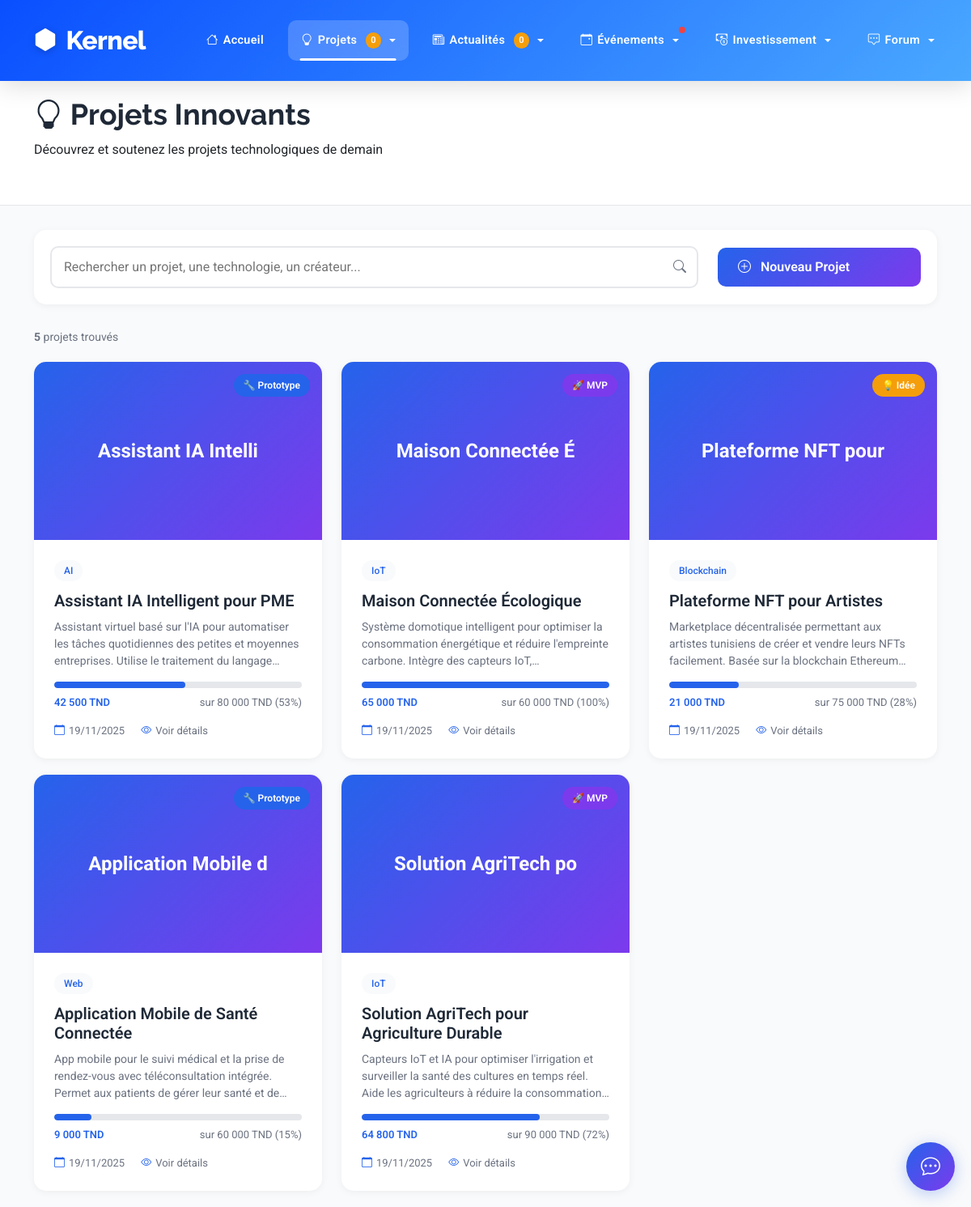
/view/FrontOffice/listeprojet.php, run on the app's committed database.
### tables this page shows
CREATE TABLE `projet` (
  `id` int(11) NOT NULL,
  `titre` varchar(200) DEFAULT NULL,
  `description` text DEFAULT NULL,
  `budget_requis` decimal(10,2) DEFAULT NULL,
  `budget_actuel` decimal(10,2) DEFAULT NULL,
  `statut` enum('idee','prototype','mvp','production') DEFAULT 'idee',
  `date_creation` datetime DEFAULT NULL,
  `user_id` int(11) DEFAULT NULL
);

CREATE TABLE `categorie` (
  `id` int(11) NOT NULL,
  `nom` varchar(100) DEFAULT NULL,
  `icon` varchar(50) DEFAULT NULL,
  `description` text DEFAULT NULL
);

### controller/projetcontroller.php (called while the page is built, shortened)
<?php
class ProjetController {
    public function listProjets() {
        $sql = "SELECT p.*,
                (SELECT COUNT(*) FROM projet_categorie pc WHERE pc.projet_id = p.id) as nb_categories
                FROM projet p
                ORDER BY p.date_creation DESC";
        $db = config::getConnexion();
        try {
            $list = $db->query($sql);
            return $list->fetchAll();
        } catch (Exception $e) {
            die('Error:' . $e->getMessage());
        }
    }
    public function getProjetCategories($projet_id) {
        $sql = "SELECT c.* FROM categorie c
                INNER JOIN projet_categorie pc ON c.id = pc.categorie_id
                WHERE pc.projet_id = :projet_id";
        $db = config::getConnexion();
        try {
            $query = $db->prepare($sql);
            $query->bindValue(':projet_id', $projet_id);
            $query->execute();
            return $query->fetchAll();
        } catch (Exception $e) {
            die('Error:' . $e->getMessage());
        }
    }
}
?>

### view/FrontOffice/listeprojet.php (the view, shortened to what this page needs)
<?php
include_once(__DIR__ . '/../../controller/projetcontroller.php');
include_once(__DIR__ . '/../components/main-navigation.php');
include_once(__DIR__ . '/../components/chatbot-widget.php');
$projetController = new ProjetController();
$projets = $projetController->listProjets();
function calculatePercentage($actuel, $requis) {
    return min(100, round(($actuel / $requis) * 100));
}
function getStatusBadge($statut) {
    $badges = [
        'idee' => ['text' => '💡 Idée', 'color' => '#F59E0B'],
        'prototype' => ['text' => '🔧 Prototype', 'color' => '#2563EB'],
        'mvp' => ['text' => '🚀 MVP', 'color' => '#7C3AED'],
        'production' => ['text' => '✓ Production', 'color' => '#10B981']
    ];
    return $badges[$statut] ?? ['text' => '⭐ Nouveau', 'color' => '#F59E0B'];
}
?>
<!DOCTYPE html>
<html lang="fr">
<head>
  <link href="https://cdnjs.cloudflare.com/ajax/libs/bootstrap/5.3.0/css/bootstrap.min.css" rel="stylesheet">
  <link href="https://cdnjs.cloudflare.com/ajax/libs/bootstrap-icons/1.10.0/font/bootstrap-icons.min.css" rel="stylesheet">
</head>
<body>
  <?php echo renderMainNavigation('projets'); ?>
  <?php echo renderChatbotWidget(); ?>
  <div class="page-header">
    <div class="container">
      <h1><i class="bi bi-lightbulb"></i> Projets Innovants</h1>
      <p>Découvrez et soutenez les projets technologiques de demain</p>
    </div>
  </div>
  <div class="container">
    <div class="search-bar">
      <div class="row align-items-center">
        <div class="col-lg-9 mb-3 mb-lg-0">
          <div class="search-input">
            <input type="text" placeholder="Rechercher un projet, une technologie, un créateur...">
            <i class="bi bi-search"></i>
          </div>
        </div>
        <div class="col-lg-3">
          <a href="ajoutprojet.php" class="btn-new-project w-100">
            <i class="bi bi-plus-circle me-2"></i> Nouveau Projet
          </a>
        </div>
      </div>
    </div>
    <div class="results-header">
      <div class="results-count">
        <strong><?php echo count($projets); ?></strong> projets trouvés
      </div>
    </div>
    <div class="row">
      <?php if (empty($projets)): ?>
        <div class="col-12">
          <div class="alert alert-info text-center">
            <i class="bi bi-info-circle me-2"></i>
            Aucun projet disponible pour le moment. <a href="ajoutprojet.php">Créez le premier projet !</a>
          </div>
        </div>
      <?php else: ?>
        <?php foreach ($projets as $projet):
          $percentage = calculatePercentage($projet['budget_actuel'], $projet['budget_requis']);
          $badge = getStatusBadge($projet['statut']);
          $projetCategories = $projetController->getProjetCategories($projet['id']);
          $categoryName = !empty($projetCategories) ? $projetCategories[0]['nom'] : 'Non catégorisé';
        ?>
          <div class="col-md-6 col-lg-4">
            <a href="detailsprojet.php?id=<?php echo $projet['id']; ?>" class="project-card">
              <div style="position: relative;">
                <div class="project-image">
                  <?php echo htmlspecialchars(substr($projet['titre'], 0, 20)); ?>
                </div>
                <span class="project-badge" style="position: absolute; background: <?php echo $badge['color']; ?>;">
                  <?php echo $badge['text']; ?>
                </span>
              </div>
              <div class="project-content">
                <span class="project-category"><?php echo htmlspecialchars($categoryName); ?></span>
                <h3 class="project-title"><?php echo htmlspecialchars($projet['titre']); ?></h3>
                <p class="project-description"><?php echo htmlspecialchars(substr($projet['description'], 0, 150)) . '...'; ?></p>
                <?php if ($projet['budget_requis'] > 0): ?>
                <div class="project-funding">
                  <div class="funding-progress">
                    <div class="funding-bar" style="width: <?php echo $percentage; ?>%;"></div>
                  </div>
                  <div class="funding-info">
                    <span class="funding-amount"><?php echo number_format($projet['budget_actuel'], 0, ',', ' '); ?> TND</span>
                    <span>sur <?php echo number_format($projet['budget_requis'], 0, ',', ' '); ?> TND (<?php echo $percentage; ?>%)</span>
                  </div>
                </div>
                <?php endif; ?>
                <div class="project-stats">
                  <span class="stat-item">
                    <i class="bi bi-calendar"></i>
                    <?php echo date('d/m/Y', strtotime($projet['date_creation'])); ?>
                  </span>
                  <span class="stat-item">
                    <i class="bi bi-eye"></i> Voir détails
                  </span>
                </div>
              </div>
            </a>
          </div>
        <?php endforeach; ?>
      <?php endif; ?>
    </div>
  </div>
</body>
</html>

### view/FrontOffice/listeprojet.php (style rules this page uses)
:root { --primary-color: #2563EB; --secondary-color: #7C3AED; --accent-color: #F59E0B; --dark-color: #1F2937; --light-bg: #F9FAFB; }
body { font-family: 'Roboto', sans-serif; background: var(--light-bg); padding-top: 80px; }
.page-header { background: white; padding: 40px 0; margin-bottom: 30px; border-bottom: 1px solid #E5E7EB; }
.page-header h1 { font-size: 36px; font-weight: 700; color: var(--dark-color); margin-bottom: 10px; font-family: 'Raleway', sans-serif; }
.search-bar { background: white; padding: 20px; border-radius: 15px; box-shadow: 0 2px 10px rgba(0,0,0,0.05); margin-bottom: 30px; }
.search-input { position: relative; flex: 1; }
.search-input input { width: 100%; padding: 12px 45px 12px 15px; border: 2px solid #E5E7EB; border-radius: 10px; transition: all 0.3s; }
.search-input i { position: absolute; right: 15px; top: 50%; transform: translateY(-50%); color: #6B7280; }
.btn-new-project { background: linear-gradient(135deg, var(--primary-color), var(--secondary-color)); color: white; padding: 12px 25px; border-radius: 10px; border: none; font-weight: 600; white-space: nowrap; transition: all 0.3s; text-decoration: none; display: inline-block; }
.results-header { display: flex; justify-content: space-between; align-items: center; margin-bottom: 20px; }
.results-count { color: #6B7280; font-size: 14px; }
.project-card { background: white; border-radius: 15px; overflow: hidden; box-shadow: 0 2px 10px rgba(0,0,0,0.05); transition: all 0.3s; margin-bottom: 20px; cursor: pointer; text-decoration: none; color: inherit; display: block; }
.project-image { width: 100%; height: 220px; object-fit: cover; position: relative; background: linear-gradient(135deg, var(--primary-color), var(--secondary-color)); display: flex; align-items: center; justify-content: center; color: white; font-size: 24px; font-weight: 700; }
.project-badge { position: absolute; top: 15px; right: 15px; background: var(--accent-color); color: white; padding: 5px 12px; border-radius: 20px; font-size: 12px; font-weight: 600; }
.project-content { padding: 25px; }
.project-category { display: inline-block; padding: 4px 12px; background: var(--light-bg); color: var(--primary-color); border-radius: 20px; font-size: 12px; font-weight: 500; margin-bottom: 12px; }
.project-title { font-size: 20px; font-weight: 600; color: var(--dark-color); margin-bottom: 10px; display: -webkit-box; -webkit-line-clamp: 2; -webkit-box-orient: vertical; overflow: hidden; }
.project-description { color: #6B7280; font-size: 14px; margin-bottom: 15px; display: -webkit-box; -webkit-line-clamp: 3; -webkit-box-orient: vertical; overflow: hidden; }
.project-funding { margin-bottom: 15px; }
.funding-progress { height: 8px; background: #E5E7EB; border-radius: 10px; overflow: hidden; margin-bottom: 8px; }
.funding-bar { height: 100%; background: var(--primary-color); border-radius: 10px; }
.funding-info { display: flex; justify-content: space-between; font-size: 13px; color: #6B7280; }
.funding-amount { font-weight: 600; color: var(--primary-color); }
.project-stats { display: flex; gap: 20px; }
.stat-item { display: flex; align-items: center; gap: 5px; color: #6B7280; font-size: 13px; }
.stat-item i { color: var(--primary-color); }

### data on the page
projet: titre "Assistant IA Intelli", statut "🔧 Prototype", categorie.nom "AI", titre "Assistant IA Intelligent pour PME", description "Assistant virtuel basé sur l'IA pour automatiser les tâches quotidiennes des petites et moyennes entreprises. Utilise le traitement du…", budget_actuel "42 500", budget_requis "80 000", percentage "53", date_creation "19/11/2025"
projet: titre "Maison Connectée É", statut "🚀 MVP", categorie.nom "IoT", titre "Maison Connectée Écologique", description "Système domotique intelligent pour optimiser la consommation énergétique et réduire l'empreinte carbone. Intègre des capteurs…", budget_actuel "65 000", budget_requis "60 000", percentage "100", date_creation "19/11/2025"
projet: titre "Plateforme NFT pour", statut "💡 Idée", categorie.nom "Blockchain", titre "Plateforme NFT pour Artistes", description "Marketplace décentralisée permettant aux artistes tunisiens de créer et vendre leurs NFTs facilement. Basée sur la blockchain…", budget_actuel "21 000", budget_requis "75 000", percentage "28", date_creation "19/11/2025"
projet: titre "Application Mobile d", statut "🔧 Prototype", categorie.nom "Web", titre "Application Mobile de Santé Connectée", description "App mobile pour le suivi médical et la prise de rendez-vous avec téléconsultation intégrée. Permet aux patients de gérer leur santé et…", budget_actuel "9 000", budget_requis "60 000", percentage "15", date_creation "19/11/2025"
projet: titre "Solution AgriTech po", statut "🚀 MVP", categorie.nom "IoT", titre "Solution AgriTech pour Agriculture Durable", description "Capteurs IoT et IA pour optimiser l'irrigation et surveiller la santé des cultures en temps réel. Aide les agriculteurs à réduire la consommation", budget_actuel "64 800", budget_requis "90 000", percentage "72", date_creation "19/11/2025"

### other printed values
count($projets) "5"
